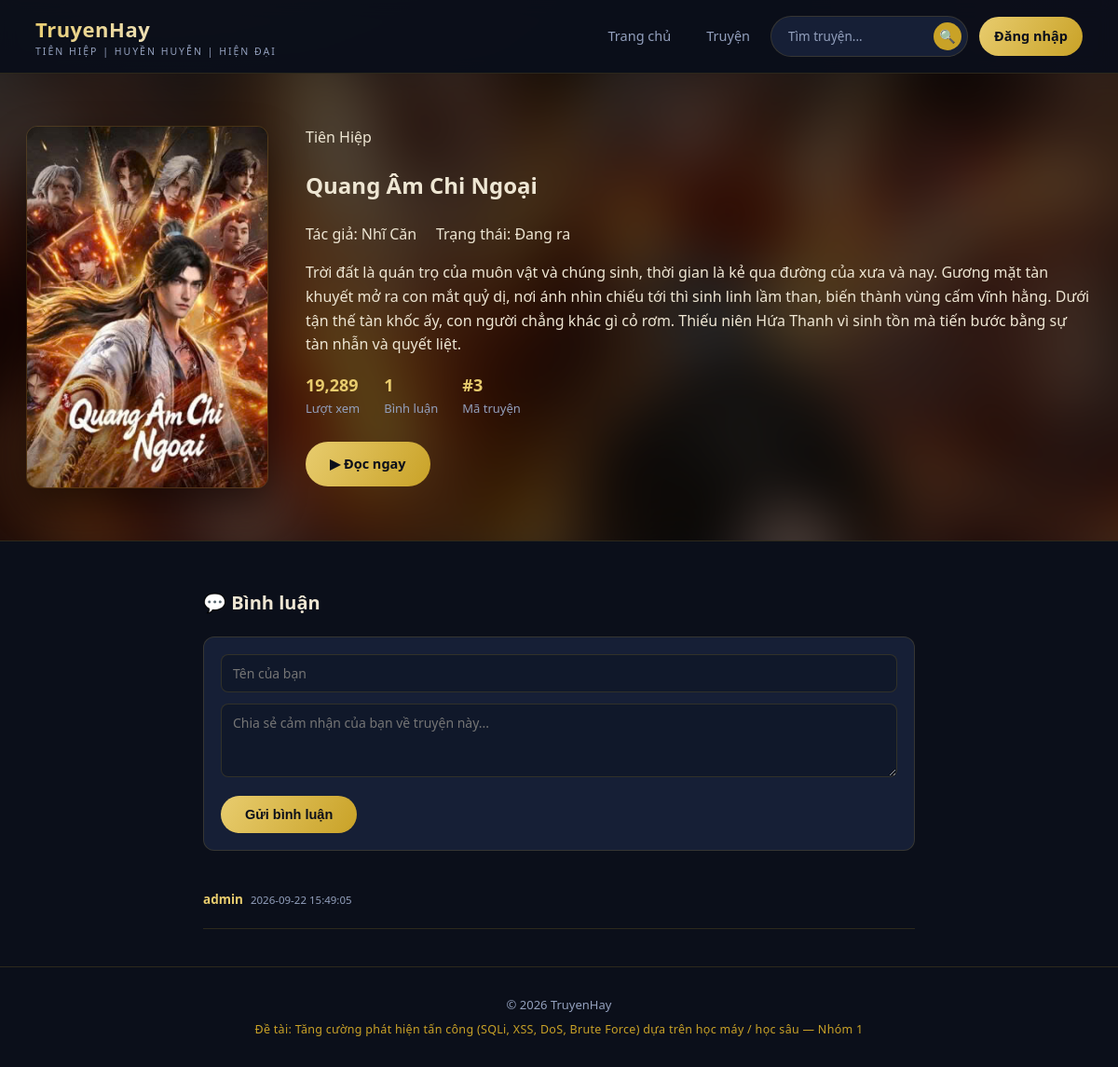
/truyen/3, run on the app's committed database.
### tables this page shows
CREATE TABLE truyen (
            id INTEGER PRIMARY KEY AUTOINCREMENT,
            title TEXT NOT NULL,
            author TEXT NOT NULL,
            category TEXT NOT NULL,
            description TEXT,
            image TEXT,
            views INTEGER DEFAULT 0,
            status TEXT NOT NULL DEFAULT "Đang ra",
            create_at TIMESTAMP DEFAULT CURRENT_TIMESTAMP
        );

CREATE TABLE comments (
            id INTEGER PRIMARY KEY AUTOINCREMENT,
            truyen_id INTEGER NOT NULL,
            username TEXT NOT NULL,
            content TEXT NOT NULL,
            created_at TIMESTAMP DEFAULT CURRENT_TIMESTAMP,
            FOREIGN KEY (truyen_id) REFERENCES truyen(id)
        );

### app.py (the view, shortened to what this page needs)
@app.route("/truyen/<truyen_id>", methods=["GET", "POST"])
def truyen_detail(truyen_id):
    db = get_db()
    cur = db.cursor()
    if request.method == "GET": #GET
        sql = ("SELECT * FROM truyen WHERE id = {t_id}").format(t_id=truyen_id)
        try: #Lay truyen
            truyen = run_query(sql, fetch="one")
        except sqlite3.Error as e:
            return f"Loi: {e}", 400
        if truyen == None:
            return "Không tìm thấy truyện !", 404
        try: #UPDATE views
            u_sql = "UPDATE truyen SET views = views + 1 WHERE id = {t_id}".format(t_id=truyen_id)
            run_query(u_sql, fetch="none")
        except sqlite3.Error as e:
            pass
        try: #Comments
            cmt_sql = ("SELECT * FROM comments WHERE truyen_id = {id} ORDER BY id"
                       ).format(id=truyen_id)
            comments = run_query(cmt_sql)
        except sqlite3.Error as e:
            comments =[]
        return render_template("truyen_detail.html", truyen=truyen, comments=comments)

### app.py (called while the page is built)
def get_db():
    if "db" not in g:
        g.db = sqlite3.connect(DB_PATH)
        g.db.row_factory = sqlite3.Row
    return g.db

def run_query(query, fetch="all"):
    db = get_db()
    cur = db.cursor()
    cur.execute(query)
    if fetch == "all":
        rows = cur.fetchall()
        return rows
    elif fetch == "one":
        row = cur.fetchone()
        return row
    else:
        db.commit()
        return None

### templates/truyen_detail.html (shortened to what this page needs)
<!DOCTYPE html>
<html lang="vi">
<head>
<link rel="stylesheet" href="{{ url_for('static', filename='style.css') }}">
</head>
<body>
<header class="site-header">
  <div class="header-inner">
    <a href="{{ url_for('index') }}" class="brand">
      <div>
        <div class="brand-text">TruyenHay</div>
        <div class="brand-sub">Tiên hiệp | Huyền huyễn | Hiện đại</div>
      </div>
    </a>
    <nav class="main-nav">
      <a href="{{ url_for('index') }}">Trang chủ</a>
      <a href="{{ url_for('truyen_list') }}">Truyện</a>
      <form class="search-form" action="{{ url_for('truyen_list') }}" method="get">
        <input type="text" name="q" placeholder="Tìm truyện...">
        <button type="submit" aria-label="Tìm kiếm">🔍</button>
      </form>
      {% if session.get('username') %}
        <a href="{{ url_for('logout') }}">Đăng xuất ({{ session.get('username') }})</a>
      {% else %}
        <a href="{{ url_for('login') }}" class="cta">Đăng nhập</a>
      {% endif %}
    </nav>
  </div>
</header>
<section class="detail-hero">
  {% set cover_img = truyen['image'] if truyen['image'] else 'tiennghich.jpg' %}
  {% set cover_url = url_for('static', filename='images/' + cover_img) %}
  <div class="detail-hero-bg" style="background-image: url('{{cover_url}}');"></div>
  <div class="detail-inner">
    <div class="detail-cover">
      <img src="{{cover_url}}" alt="{{ truyen.title }}">
    </div>
    <div class="hero-info">
      <span class="category-tag">{{ truyen['category']}}</span>
      <h1>{{ truyen['title'] }}</h1>
      <div class="author">Tác giả: {{ truyen['author'] }} &nbsp; &nbsp; Trạng thái: {{ truyen['status'] }}</div>
      <p class="desc">{{ truyen['description'] }}</p>
      <div class="stat-row">
        <div class="stat"><b>{{ "{:,}".format(truyen['views'] or 0) }}</b>Lượt xem</div>
        <div class="stat"><b>{{ comments|length }}</b>Bình luận</div>
        <div class="stat"><b>#{{ truyen['id'] }}</b>Mã truyện</div>
      </div>
      <a href="#doc" class="btn btn-primary">▶ Đọc ngay</a>
    </div>
  </div>
</section>
<div class="comments-wrap" id="doc">
  <h2>💬 Bình luận</h2>
  <form class="comment-form" method="post" action="{{ url_for('truyen_detail', truyen_id=truyen['id']) }}">
    <input type="text" name="username" placeholder="Tên của bạn"
           value="{{ session.get('username', '') }}" required>
    <textarea name="content" rows="3" placeholder="Chia sẻ cảm nhận của bạn về truyện này..." required></textarea>
    <button type="submit" class="btn btn-primary">Gửi bình luận</button>
  </form>
  {% for c in comments %}
  <div class="comment-item">
    <div class="who">{{ c.username }}<span class="when">{{ c.created_at }}</span></div>
  </div>
  {% else %}
  <p style="color:var(--muted);">Chưa có bình luận nào. Hãy là người đầu tiên!</p>
  {% endfor %}
</div>
<footer class="site-footer">
  <div>© 2026 TruyenHay</div>
  <div class="project-line">Đề tài: Tăng cường phát hiện tấn công (SQLi, XSS, DoS, Brute Force) dựa trên học máy / học sâu — Nhóm 1</div>
</footer>
</body>
</html>

### data on the page
truyen: category "Tiên Hiệp", title "Quang Âm Chi Ngoại", author "Nhĩ Căn", status "Đang ra", description "Trời đất là quán trọ của muôn vật và chúng sinh, thời gian là kẻ qua đường của xưa và nay. Gương mặt tàn khuyết mở ra con mắt quỷ dị, nơi ánh nhìn chiếu tới thì sinh linh lầm than, biến thành vùng cấm vĩnh hằng. Dưới tận thế tàn khốc ấy, con người chẳng khác gì cỏ rơm. Thiếu niên Hứa Thanh vì sinh tồn mà tiến bước bằng sự tàn nhẫn và quyết liệt.", views "19,289", id "3"
comments: username "admin", created_at "2026-09-22 15:49:05"

### other printed values
{{ comments|length }} "1"
